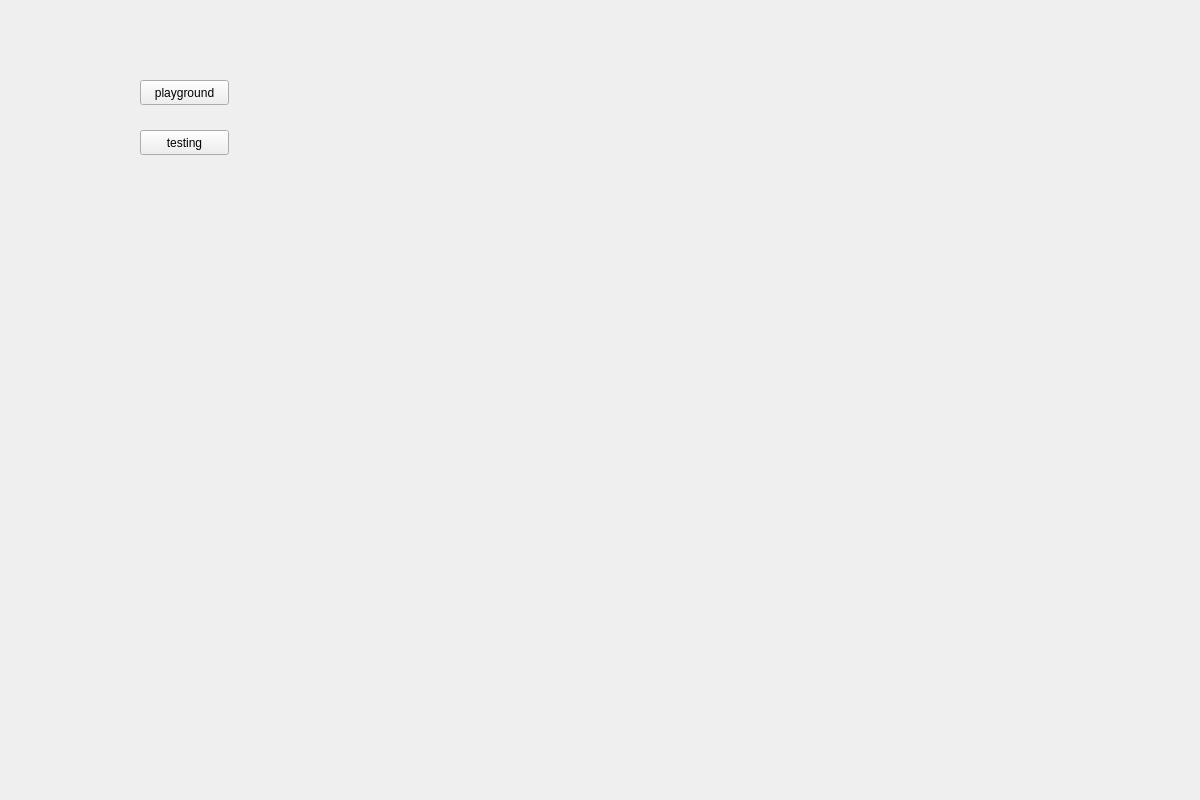
<?xml version="1.0" encoding="UTF-8"?>
<ui version="4.0">
 <class>MainWindow</class>
 <widget class="QMainWindow" name="MainWindow">
  <property name="geometry">
   <rect>
    <x>0</x>
    <y>0</y>
    <width>1200</width>
    <height>800</height>
   </rect>
  </property>
  <property name="windowTitle">
   <string notr="true">Fourierova transformácia</string>
  </property>
  <widget class="QWidget" name="centralwidget">
   <widget class="QPushButton" name="pushButton">
    <property name="geometry">
     <rect>
      <x>140</x>
      <y>80</y>
      <width>89</width>
      <height>25</height>
     </rect>
    </property>
    <property name="text">
     <string>playground</string>
    </property>
   </widget>
   <widget class="QPushButton" name="pushButton_2">
    <property name="geometry">
     <rect>
      <x>140</x>
      <y>130</y>
      <width>89</width>
      <height>25</height>
     </rect>
    </property>
    <property name="text">
     <string>testing</string>
    </property>
   </widget>
  </widget>
 </widget>
 <resources/>
 <connections/>
</ui>
